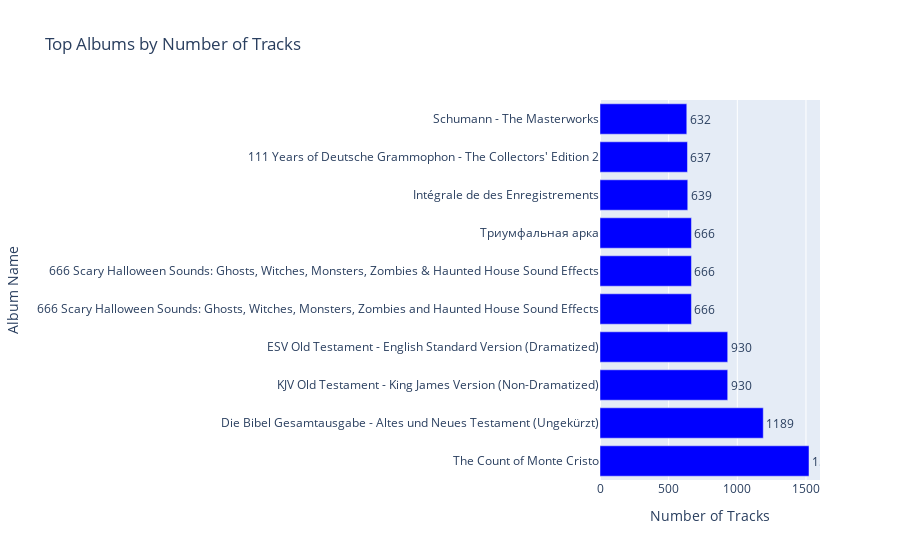

The notebook cell saved with this chart:
### Code cell
fig = px.bar(
    albums_df, 
    x="track_count", 
    y="album_name", 
    orientation="h", 
    title="Top Albums by Number of Tracks", 
    labels={"track_count": "Number of Tracks", "album_name": "Album Name"},
    text="track_count",
)
fig.update_traces(marker_color="blue", textposition="outside")
fig.show()

### Figure 1 — Plotly figure (JSON) as saved in the notebook; plotly's stock layout.template omitted (floating-point values rounded to 4 significant figures)
{"data": [{"alignmentgroup": "True", "hovertemplate": "Number of Tracks=%{text}<br>Album Name=%{y}<extra></extra>", "legendgroup": "", "marker": {"color": "blue", "pattern": {"shape": ""}}, "name": "", "offsetgroup": "", "orientation": "h", "showlegend": false, "text": [1522, 1189, 930, 930, 666, 666, 666, 639, 637, 632], "textposition": "outside", "type": "bar", "x": [1522, 1189, 930, 930, 666, 666, 666, 639, 637, 632], "xaxis": "x", "y": ["The Count of Monte Cristo", "Die Bibel Gesamtausgabe - Altes und Neues Testament (Ungekürzt)", "KJV Old Testament - King James Version (Non-Dramatized)", "ESV Old Testament - English Standard Version (Dramatized)", "666 Scary Halloween Sounds: Ghosts, Witches, Monsters, Zombies and Haunted House Sound Effects", "666 Scary Halloween Sounds: Ghosts, Witches, Monsters, Zombies & Haunted House Sound Effects", "Триумфальная арка", "Intégrale de des Enregistrements", "111 Years of Deutsche Grammophon - The Collectors' Edition 2", "Schumann - The Masterworks"], "yaxis": "y"}], "layout": {"barmode": "relative", "legend": {"tracegroupgap": 0}, "title": {"text": "Top Albums by Number of Tracks"}, "xaxis": {"anchor": "y", "domain": [0, 1], "title": {"text": "Number of Tracks"}}, "yaxis": {"anchor": "x", "domain": [0, 1], "title": {"text": "Album Name"}}}}
